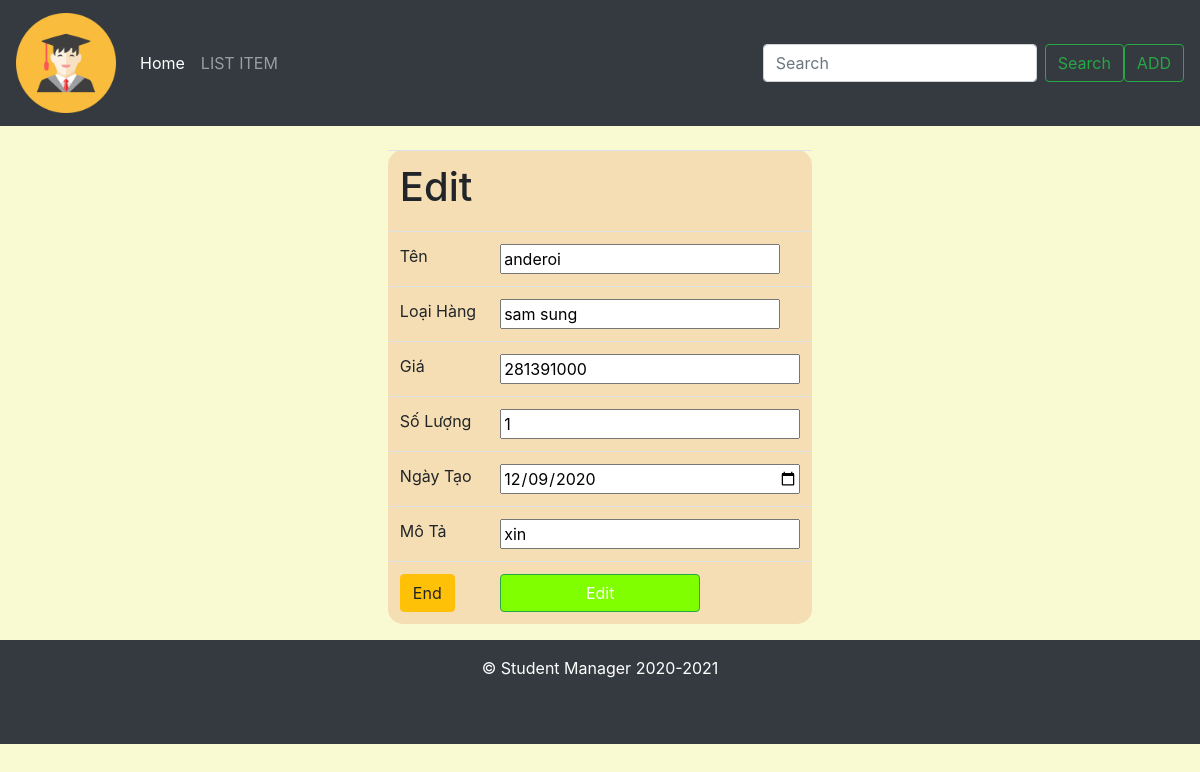
/index.php?page=edit&id=3, run on the app's committed database.
### tables this page shows
CREATE TABLE `item` (
  `id` int NOT NULL,
  `ten` varchar(255) NOT NULL,
  `loai` varchar(255) NOT NULL,
  `gia` int NOT NULL,
  `soluong` int NOT NULL,
  `ngaytao` date NOT NULL,
  `mota` text NOT NULL
);

### src/model/DBconnect.php (called while the page is built, shortened)
<?php
class DBconnect
{
    protected $username;
    protected $password;
    protected $dns;
    public function __construct()
    {
        $this->username = 'root';
        $this->password = '123456@Abc';
        $this->dns = 'mysql:host=localhost;dbname=itemList';
    }
    public function connect(){
        $connect = new PDO($this->dns,$this->username,$this->password);
        return $connect;
    }
}

### src/model/ItemModel.php (called while the page is built, shortened)
<?php
class ItemModel
{
    protected $datebase;
    public function __construct()
    {
        $db = new DBconnect();
        $this->datebase = $db->connect();
    }
    public function getItemById($id)
    {
        $sql = "SELECT * FROM item where `id`=:id";
        $stmt = $this->datebase->prepare($sql);
        $stmt->bindParam(':id', $id);
        $stmt->execute();
        $resurl = $stmt->fetch();
        return $resurl;
    }
}

### src/view/edit.php (the view, shortened to what this page needs)
<!doctype html>
<html lang="en">
<head>
</head>
<body style="background-color: lightgoldenrodyellow">
<br>
<form method="POST" enctype="multipart/form-data">
    <table align="center" class="table" style="width: auto; border-radius: 15px; background-color: wheat">
        <thead class="thead-dark">
        <tr>
            <td colspan="2"><h1>Edit</h1></td>
        </tr>
        <tr>
            <td>Tên</td>
            <td><input style="width: 280px" name="ten" type="text" required value="<?php echo $item["ten"]; ?>"></td>
        </tr>
        <tr>
            <td>Loại Hàng</td>
            <td><input style="width: 280px" name="loai" type="text" required value="<?php echo $item["loai"]; ?>"></td>
        </tr>
        <tr>
            <td>Giá</td>
            <td><input name="gia" style="width: 300px" type="text" required value="<?php echo $item["gia"]; ?>"></td>
        </tr>
        <tr>
            <td>Số Lượng</td>
            <td><input name="soluong" style="width: 300px" type="number" required value="<?php echo $item["soluong"]; ?>"></td>
        </tr>
        <tr>
            <td>Ngày Tạo</td>
            <td><input name="ngaytao" style="width: 300px" type="date" required value="<?php echo $item["ngaytao"]; ?>"></td>
        </tr>
        <tr>
            <td>Mô Tả</td>
            <td><input name="mota" style="width: 300px" type="text" required value="<?php echo $item["mota"]; ?>"></td>
        </tr>
        <tr>
            <td>
                <a class="btn btn-warning" href="index.php?page=#">End</a>
            </td>
            <td>
                <button style="width: 200px; background: chartreuse" class="btn btn-success" type="submit">Edit</button>
            </td>
        </tr>
        </thead>
    </table>
</form>
<footer class="footer bg-dark text-white shape-parent overflow-hidden text-center pt-160 pb-60">
    <div class="footer-copyright text-center py-3">
        <div class="footer-copyright mb-5">© Student Manager 2020-2021</div>
    </div>
</footer>
</body>
</html>

### data on the page
item: ten "anderoi", loai "sam sung", gia "281391000", soluong "1", ngaytao "12/09/2020", mota "xin"
